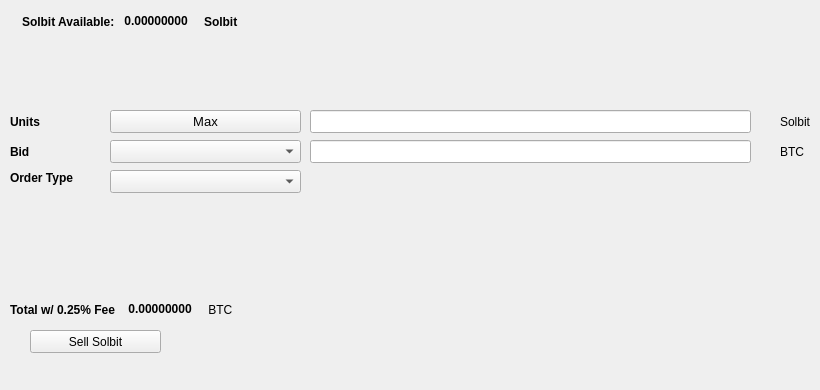
   <widget class="QWidget" name="SellTab">
    <attribute name="title">
     <string>Sell</string>
    </attribute>
    <widget class="QLabel" name="label_16">
     <property name="geometry">
      <rect>
       <x>780</x>
       <y>140</y>
       <width>31</width>
       <height>23</height>
      </rect>
     </property>
     <property name="text">
      <string>BTC</string>
     </property>
    </widget>
    <widget class="QComboBox" name="SellBidcomboBox">
     <property name="geometry">
      <rect>
       <x>110</x>
       <y>140</y>
       <width>191</width>
       <height>23</height>
      </rect>
     </property>
     <property name="font">
      <font>
       <pointsize>10</pointsize>
      </font>
     </property>
    </widget>
    <widget class="QLabel" name="label_18">
     <property name="geometry">
      <rect>
       <x>10</x>
       <y>110</y>
       <width>46</width>
       <height>23</height>
      </rect>
     </property>
     <property name="font">
      <font>
       <weight>75</weight>
       <bold>true</bold>
      </font>
     </property>
     <property name="text">
      <string>Units</string>
     </property>
    </widget>
    <widget class="QPushButton" name="Sell_Max_Amount">
     <property name="geometry">
      <rect>
       <x>110</x>
       <y>110</y>
       <width>191</width>
       <height>23</height>
      </rect>
     </property>
     <property name="font">
      <font>
       <pointsize>10</pointsize>
      </font>
     </property>
     <property name="text">
      <string>Max</string>
     </property>
    </widget>
    <widget class="QLabel" name="label_20">
     <property name="geometry">
      <rect>
       <x>10</x>
       <y>170</y>
       <width>91</width>
       <height>16</height>
      </rect>
     </property>
     <property name="font">
      <font>
       <weight>75</weight>
       <bold>true</bold>
      </font>
     </property>
     <property name="text">
      <string>Order Type</string>
     </property>
    </widget>
    <widget class="QComboBox" name="SellOrdertypeCombo">
     <property name="geometry">
      <rect>
       <x>110</x>
       <y>170</y>
       <width>191</width>
       <height>23</height>
      </rect>
     </property>
     <property name="font">
      <font>
       <pointsize>10</pointsize>
      </font>
     </property>
    </widget>
    <widget class="QLabel" name="label_21">
     <property name="geometry">
      <rect>
       <x>10</x>
       <y>140</y>
       <width>46</width>
       <height>23</height>
      </rect>
     </property>
     <property name="font">
      <font>
       <weight>75</weight>
       <bold>true</bold>
      </font>
     </property>
     <property name="text">
      <string>Bid</string>
     </property>
    </widget>
    <widget class="QLabel" name="label_22">
     <property name="geometry">
      <rect>
       <x>780</x>
       <y>110</y>
       <width>31</width>
       <height>23</height>
      </rect>
     </property>
     <property name="text">
      <string>Solbit</string>
     </property>
    </widget>
    <widget class="QLineEdit" name="UnitsInputSolbit">
     <property name="geometry">
      <rect>
       <x>310</x>
       <y>110</y>
       <width>441</width>
       <height>23</height>
      </rect>
     </property>
     <property name="font">
      <font>
       <pointsize>9</pointsize>
       <weight>75</weight>
       <bold>true</bold>
      </font>
     </property>
    </widget>
    <widget class="QLineEdit" name="SellBidPriceEdit">
     <property name="geometry">
      <rect>
       <x>310</x>
       <y>140</y>
       <width>441</width>
       <height>23</height>
      </rect>
     </property>
     <property name="font">
      <font>
       <pointsize>9</pointsize>
       <weight>75</weight>
       <bold>true</bold>
      </font>
     </property>
    </widget>
    <widget class="QPushButton" name="SellSolbitBTN">
     <property name="geometry">
      <rect>
       <x>30</x>
       <y>330</y>
       <width>131</width>
       <height>23</height>
      </rect>
     </property>
     <property name="text">
      <string>Sell Solbit</string>
     </property>
     <property name="icon">
      <iconset resource="../solbit">
       <normaloff>:/icons/bitcoin</normaloff>:/icons/bitcoin</iconset>
     </property>
    </widget>
    <widget class="QWidget" name="layoutWidget3">
     <property name="geometry">
      <rect>
       <x>22</x>
       <y>12</y>
       <width>258</width>
       <height>19</height>
      </rect>
     </property>
     <layout class="QHBoxLayout" name="horizontalLayout">
      <item>
       <widget class="QLabel" name="label232_2">
        <property name="font">
         <font>
          <weight>75</weight>
          <bold>true</bold>
         </font>
        </property>
        <property name="text">
         <string>Solbit Available:</string>
        </property>
       </widget>
      </item>
      <item>
       <widget class="QLabel" name="SolbitAvailableLabel">
        <property name="palette">
         <palette>
          <active>
           <colorrole role="WindowText">
            <brush brushstyle="SolidPattern">
             <color alpha="255">
              <red>0</red>
              <green>0</green>
              <blue>0</blue>
             </color>
            </brush>
           </colorrole>
           <colorrole role="Button">
            <brush brushstyle="SolidPattern">
             <color alpha="255">
              <red>0</red>
              <green>170</green>
              <blue>0</blue>
             </color>
            </brush>
           </colorrole>
           <colorrole role="Light">
            <brush brushstyle="SolidPattern">
             <color alpha="255">
              <red>0</red>
              <green>255</green>
              <blue>0</blue>
             </color>
            </brush>
           </colorrole>
           <colorrole role="Midlight">
            <brush brushstyle="SolidPattern">
             <color alpha="255">
              <red>0</red>
              <green>212</green>
              <blue>0</blue>
             </color>
            </brush>
           </colorrole>
           <colorrole role="Dark">
            <brush brushstyle="SolidPattern">
             <color alpha="255">
              <red>0</red>
              <green>85</green>
              <blue>0</blue>
             </color>
            </brush>
           </colorrole>
           <colorrole role="Mid">
            <brush brushstyle="SolidPattern">
             <color alpha="255">
              <red>0</red>
              <green>113</green>
              <blue>0</blue>
             </color>
            </brush>
           </colorrole>
           <colorrole role="Text">
            <brush brushstyle="SolidPattern">
             <color alpha="255">
              <red>0</red>
              <green>170</green>
              <blue>0</blue>
             </color>
            </brush>
           </colorrole>
           <colorrole role="BrightText">
            <brush brushstyle="SolidPattern">
             <color alpha="255">
              <red>255</red>
              <green>255</green>
              <blue>255</blue>
             </color>
            </brush>
           </colorrole>
           <colorrole role="ButtonText">
            <brush brushstyle="SolidPattern">
             <color alpha="255">
              <red>0</red>
              <green>0</green>
              <blue>0</blue>
             </color>
            </brush>
           </colorrole>
           <colorrole role="Base">
            <brush brushstyle="SolidPattern">
             <color alpha="255">
              <red>255</red>
              <green>255</green>
              <blue>255</blue>
             </color>
            </brush>
           </colorrole>
           <colorrole role="Window">
            <brush brushstyle="SolidPattern">
             <color alpha="255">
              <red>0</red>
              <green>170</green>
              <blue>0</blue>
             </color>
            </brush>
           </colorrole>
           <colorrole role="Shadow">
            <brush brushstyle="SolidPattern">
             <color alpha="255">
              <red>0</red>
              <green>0</green>
              <blue>0</blue>
             </color>
            </brush>
           </colorrole>
           <colorrole role="AlternateBase">
            <brush brushstyle="SolidPattern">
             <color alpha="255">
              <red>127</red>
              <green>212</green>
              <blue>127</blue>
             </color>
            </brush>
           </colorrole>
           <colorrole role="ToolTipBase">
            <brush brushstyle="SolidPattern">
             <color alpha="255">
              <red>255</red>
              <green>255</green>
              <blue>220</blue>
             </color>
            </brush>
           </colorrole>
           <colorrole role="ToolTipText">
            <brush brushstyle="SolidPattern">
             <color alpha="255">
              <red>0</red>
              <green>0</green>
              <blue>0</blue>
             </color>
            </brush>
           </colorrole>
          </active>
          <inactive>
           <colorrole role="WindowText">
            <brush brushstyle="SolidPattern">
             <color alpha="255">
              <red>0</red>
              <green>0</green>
              <blue>0</blue>
             </color>
            </brush>
           </colorrole>
           <colorrole role="Button">
            <brush brushstyle="SolidPattern">
             <color alpha="255">
              <red>0</red>
              <green>170</green>
              <blue>0</blue>
             </color>
            </brush>
           </colorrole>
           <colorrole role="Light">
            <brush brushstyle="SolidPattern">
             <color alpha="255">
              <red>0</red>
              <green>255</green>
              <blue>0</blue>
             </color>
            </brush>
           </colorrole>
           <colorrole role="Midlight">
            <brush brushstyle="SolidPattern">
             <color alpha="255">
              <red>0</red>
              <green>212</green>
              <blue>0</blue>
             </color>
            </brush>
           </colorrole>
           <colorrole role="Dark">
            <brush brushstyle="SolidPattern">
             <color alpha="255">
              <red>0</red>
              <green>85</green>
              <blue>0</blue>
             </color>
            </brush>
           </colorrole>
           <colorrole role="Mid">
            <brush brushstyle="SolidPattern">
             <color alpha="255">
              <red>0</red>
              <green>113</green>
              <blue>0</blue>
             </color>
            </brush>
           </colorrole>
           <colorrole role="Text">
            <brush brushstyle="SolidPattern">
             <color alpha="255">
              <red>0</red>
              <green>170</green>
              <blue>0</blue>
             </color>
            </brush>
           </colorrole>
           <colorrole role="BrightText">
            <brush brushstyle="SolidPattern">
             <color alpha="255">
              <red>255</red>
              <green>255</green>
              <blue>255</blue>
             </color>
            </brush>
           </colorrole>
           <colorrole role="ButtonText">
            <brush brushstyle="SolidPattern">
             <color alpha="255">
              <red>0</red>
              <green>0</green>
              <blue>0</blue>
             </color>
            </brush>
           </colorrole>
           <colorrole role="Base">
            <brush brushstyle="SolidPattern">
             <color alpha="255">
              <red>255</red>
              <green>255</green>
              <blue>255</blue>
             </color>
            </brush>
           </colorrole>
           <colorrole role="Window">
            <brush brushstyle="SolidPattern">
             <color alpha="255">
              <red>0</red>
              <green>170</green>
              <blue>0</blue>
             </color>
            </brush>
           </colorrole>
           <colorrole role="Shadow">
            <brush brushstyle="SolidPattern">
             <color alpha="255">
              <red>0</red>
              <green>0</green>
              <blue>0</blue>
             </color>
            </brush>
           </colorrole>
           <colorrole role="AlternateBase">
            <brush brushstyle="SolidPattern">
             <color alpha="255">
              <red>127</red>
              <green>212</green>
              <blue>127</blue>
             </color>
            </brush>
           </colorrole>
           <colorrole role="ToolTipBase">
            <brush brushstyle="SolidPattern">
             <color alpha="255">
              <red>255</red>
              <green>255</green>
              <blue>220</blue>
             </color>
            </brush>
           </colorrole>
           <colorrole role="ToolTipText">
            <brush brushstyle="SolidPattern">
             <color alpha="255">
              <red>0</red>
              <green>0</green>
              <blue>0</blue>
             </color>
            </brush>
           </colorrole>
          </inactive>
          <disabled>
           <colorrole role="WindowText">
            <brush brushstyle="SolidPattern">
             <color alpha="255">
              <red>0</red>
              <green>85</green>
              <blue>0</blue>
             </color>
            </brush>
           </colorrole>
           <colorrole role="Button">
            <brush brushstyle="SolidPattern">
             <color alpha="255">
              <red>0</red>
              <green>170</green>
              <blue>0</blue>
             </color>
            </brush>
           </colorrole>
           <colorrole role="Light">
            <brush brushstyle="SolidPattern">
             <color alpha="255">
              <red>0</red>
              <green>255</green>
              <blue>0</blue>
             </color>
            </brush>
           </colorrole>
           <colorrole role="Midlight">
            <brush brushstyle="SolidPattern">
             <color alpha="255">
              <red>0</red>
              <green>212</green>
              <blue>0</blue>
             </color>
            </brush>
           </colorrole>
           <colorrole role="Dark">
            <brush brushstyle="SolidPattern">
             <color alpha="255">
              <red>0</red>
              <green>85</green>
              <blue>0</blue>
             </color>
            </brush>
           </colorrole>
           <colorrole role="Mid">
            <brush brushstyle="SolidPattern">
             <color alpha="255">
              <red>0</red>
              <green>113</green>
              <blue>0</blue>
             </color>
            </brush>
           </colorrole>
           <colorrole role="Text">
            <brush brushstyle="SolidPattern">
             <color alpha="255">
              <red>0</red>
              <green>85</green>
              <blue>0</blue>
             </color>
            </brush>
           </colorrole>
           <colorrole role="BrightText">
            <brush brushstyle="SolidPattern">
             <color alpha="255">
              <red>255</red>
              <green>255</green>
              <blue>255</blue>
             </color>
            </brush>
           </colorrole>
           <colorrole role="ButtonText">
            <brush brushstyle="SolidPattern">
             <color alpha="255">
              <red>0</red>
              <green>85</green>
              <blue>0</blue>
             </color>
            </brush>
           </colorrole>
           <colorrole role="Base">
            <brush brushstyle="SolidPattern">
             <color alpha="255">
              <red>0</red>
              <green>170</green>
              <blue>0</blue>
             </color>
            </brush>
           </colorrole>
           <colorrole role="Window">
            <brush brushstyle="SolidPattern">
             <color alpha="255">
              <red>0</red>
              <green>170</green>
              <blue>0</blue>
             </color>
            </brush>
           </colorrole>
           <colorrole role="Shadow">
            <brush brushstyle="SolidPattern">
             <color alpha="255">
              <red>0</red>
              <green>0</green>
              <blue>0</blue>
             </color>
            </brush>
           </colorrole>
           <colorrole role="AlternateBase">
            <brush brushstyle="SolidPattern">
             <color alpha="255">
              <red>0</red>
              <green>170</green>
              <blue>0</blue>
             </color>
            </brush>
           </colorrole>
           <colorrole role="ToolTipBase">
            <brush brushstyle="SolidPattern">
             <color alpha="255">
              <red>255</red>
              <green>255</green>
              <blue>220</blue>
             </color>
            </brush>
           </colorrole>
           <colorrole role="ToolTipText">
            <brush brushstyle="SolidPattern">
             <color alpha="255">
              <red>0</red>
              <green>0</green>
              <blue>0</blue>
             </color>
            </brush>
           </colorrole>
          </disabled>
         </palette>
        </property>
        <property name="font">
         <font>
          <weight>75</weight>
          <bold>true</bold>
         </font>
        </property>
        <property name="text">
         <string> 0.00000000 </string>
        </property>
        <property name="textInteractionFlags">
         <set>Qt::LinksAccessibleByMouse|Qt::TextSelectableByKeyboard|Qt::TextSelectableByMouse</set>
        </property>
       </widget>
      </item>
      <item>
       <widget class="QLabel" name="labelSolbit">
        <property name="font">
         <font>
          <weight>75</weight>
          <bold>true</bold>
         </font>
        </property>
        <property name="text">
         <string>Solbit</string>
        </property>
       </widget>
      </item>
     </layout>
    </widget>
    <widget class="QWidget" name="layoutWidget">
     <property name="geometry">
      <rect>
       <x>10</x>
       <y>300</y>
       <width>268</width>
       <height>19</height>
      </rect>
     </property>
     <layout class="QHBoxLayout" name="horizontalLayout_2">
      <item>
       <widget class="QLabel" name="label_19">
        <property name="font">
         <font>
          <weight>75</weight>
          <bold>true</bold>
         </font>
        </property>
        <property name="text">
         <string>Total w/ 0.25% Fee </string>
        </property>
       </widget>
      </item>
      <item>
       <widget class="QLabel" name="SellCostLabel">
        <property name="palette">
         <palette>
          <active>
           <colorrole role="WindowText">
            <brush brushstyle="SolidPattern">
             <color alpha="255">
              <red>0</red>
              <green>0</green>
              <blue>0</blue>
             </color>
            </brush>
           </colorrole>
           <colorrole role="Button">
            <brush brushstyle="SolidPattern">
             <color alpha="255">
              <red>0</red>
              <green>170</green>
              <blue>0</blue>
             </color>
            </brush>
           </colorrole>
           <colorrole role="Light">
            <brush brushstyle="SolidPattern">
             <color alpha="255">
              <red>0</red>
              <green>255</green>
              <blue>0</blue>
             </color>
            </brush>
           </colorrole>
           <colorrole role="Midlight">
            <brush brushstyle="SolidPattern">
             <color alpha="255">
              <red>0</red>
              <green>212</green>
              <blue>0</blue>
             </color>
            </brush>
           </colorrole>
           <colorrole role="Dark">
            <brush brushstyle="SolidPattern">
             <color alpha="255">
              <red>0</red>
              <green>85</green>
              <blue>0</blue>
             </color>
            </brush>
           </colorrole>
           <colorrole role="Mid">
            <brush brushstyle="SolidPattern">
             <color alpha="255">
              <red>0</red>
              <green>113</green>
              <blue>0</blue>
             </color>
            </brush>
           </colorrole>
           <colorrole role="Text">
            <brush brushstyle="SolidPattern">
             <color alpha="255">
              <red>0</red>
              <green>170</green>
              <blue>0</blue>
             </color>
            </brush>
           </colorrole>
           <colorrole role="BrightText">
            <brush brushstyle="SolidPattern">
             <color alpha="255">
              <red>255</red>
              <green>255</green>
              <blue>255</blue>
             </color>
            </brush>
           </colorrole>
           <colorrole role="ButtonText">
            <brush brushstyle="SolidPattern">
             <color alpha="255">
              <red>0</red>
              <green>0</green>
              <blue>0</blue>
             </color>
            </brush>
           </colorrole>
           <colorrole role="Base">
            <brush brushstyle="SolidPattern">
             <color alpha="255">
              <red>255</red>
              <green>255</green>
              <blue>255</blue>
             </color>
            </brush>
           </colorrole>
           <colorrole role="Window">
            <brush brushstyle="SolidPattern">
             <color alpha="255">
              <red>0</red>
              <green>170</green>
              <blue>0</blue>
             </color>
            </brush>
           </colorrole>
           <colorrole role="Shadow">
            <brush brushstyle="SolidPattern">
             <color alpha="255">
              <red>0</red>
              <green>0</green>
              <blue>0</blue>
             </color>
            </brush>
           </colorrole>
           <colorrole role="AlternateBase">
            <brush brushstyle="SolidPattern">
             <color alpha="255">
              <red>127</red>
              <green>212</green>
              <blue>127</blue>
             </color>
            </brush>
           </colorrole>
           <colorrole role="ToolTipBase">
            <brush brushstyle="SolidPattern">
             <color alpha="255">
              <red>255</red>
              <green>255</green>
              <blue>220</blue>
             </color>
            </brush>
           </colorrole>
           <colorrole role="ToolTipText">
            <brush brushstyle="SolidPattern">
             <color alpha="255">
              <red>0</red>
              <green>0</green>
              <blue>0</blue>
             </color>
            </brush>
           </colorrole>
          </active>
          <inactive>
           <colorrole role="WindowText">
            <brush brushstyle="SolidPattern">
             <color alpha="255">
              <red>0</red>
              <green>0</green>
              <blue>0</blue>
             </color>
            </brush>
           </colorrole>
           <colorrole role="Button">
            <brush brushstyle="SolidPattern">
             <color alpha="255">
              <red>0</red>
              <green>170</green>
              <blue>0</blue>
             </color>
            </brush>
           </colorrole>
           <colorrole role="Light">
            <brush brushstyle="SolidPattern">
             <color alpha="255">
              <red>0</red>
              <green>255</green>
              <blue>0</blue>
             </color>
            </brush>
           </colorrole>
           <colorrole role="Midlight">
            <brush brushstyle="SolidPattern">
             <color alpha="255">
              <red>0</red>
              <green>212</green>
              <blue>0</blue>
             </color>
            </brush>
           </colorrole>
           <colorrole role="Dark">
            <brush brushstyle="SolidPattern">
             <color alpha="255">
              <red>0</red>
              <green>85</green>
              <blue>0</blue>
             </color>
            </brush>
           </colorrole>
           <colorrole role="Mid">
            <brush brushstyle="SolidPattern">
             <color alpha="255">
              <red>0</red>
              <green>113</green>
              <blue>0</blue>
             </color>
            </brush>
           </colorrole>
           <colorrole role="Text">
            <brush brushstyle="SolidPattern">
             <color alpha="255">
              <red>0</red>
              <green>170</green>
              <blue>0</blue>
             </color>
            </brush>
           </colorrole>
           <colorrole role="BrightText">
            <brush brushstyle="SolidPattern">
             <color alpha="255">
              <red>255</red>
              <green>255</green>
              <blue>255</blue>
             </color>
            </brush>
           </colorrole>
           <colorrole role="ButtonText">
            <brush brushstyle="SolidPattern">
             <color alpha="255">
              <red>0</red>
              <green>0</green>
              <blue>0</blue>
             </color>
            </brush>
           </colorrole>
           <colorrole role="Base">
            <brush brushstyle="SolidPattern">
             <color alpha="255">
              <red>255</red>
              <green>255</green>
              <blue>255</blue>
             </color>
            </brush>
           </colorrole>
           <colorrole role="Window">
            <brush brushstyle="SolidPattern">
             <color alpha="255">
              <red>0</red>
              <green>170</green>
              <blue>0</blue>
             </color>
            </brush>
           </colorrole>
           <colorrole role="Shadow">
            <brush brushstyle="SolidPattern">
             <color alpha="255">
              <red>0</red>
              <green>0</green>
              <blue>0</blue>
             </color>
            </brush>
           </colorrole>
           <colorrole role="AlternateBase">
            <brush brushstyle="SolidPattern">
             <color alpha="255">
              <red>127</red>
              <green>212</green>
              <blue>127</blue>
             </color>
            </brush>
           </colorrole>
           <colorrole role="ToolTipBase">
            <brush brushstyle="SolidPattern">
             <color alpha="255">
              <red>255</red>
              <green>255</green>
              <blue>220</blue>
             </color>
            </brush>
           </colorrole>
           <colorrole role="ToolTipText">
            <brush brushstyle="SolidPattern">
             <color alpha="255">
              <red>0</red>
              <green>0</green>
              <blue>0</blue>
             </color>
            </brush>
           </colorrole>
          </inactive>
          <disabled>
           <colorrole role="WindowText">
            <brush brushstyle="SolidPattern">
             <color alpha="255">
              <red>0</red>
              <green>85</green>
              <blue>0</blue>
             </color>
            </brush>
           </colorrole>
           <colorrole role="Button">
            <brush brushstyle="SolidPattern">
             <color alpha="255">
              <red>0</red>
              <green>170</green>
              <blue>0</blue>
             </color>
            </brush>
           </colorrole>
           <colorrole role="Light">
            <brush brushstyle="SolidPattern">
             <color alpha="255">
              <red>0</red>
              <green>255</green>
              <blue>0</blue>
             </color>
            </brush>
           </colorrole>
           <colorrole role="Midlight">
            <brush brushstyle="SolidPattern">
             <color alpha="255">
              <red>0</red>
              <green>212</green>
              <blue>0</blue>
             </color>
            </brush>
           </colorrole>
           <colorrole role="Dark">
            <brush brushstyle="SolidPattern">
             <color alpha="255">
              <red>0</red>
              <green>85</green>
              <blue>0</blue>
             </color>
            </brush>
           </colorrole>
           <colorrole role="Mid">
            <brush brushstyle="SolidPattern">
             <color alpha="255">
              <red>0</red>
              <green>113</green>
              <blue>0</blue>
             </color>
            </brush>
           </colorrole>
           <colorrole role="Text">
            <brush brushstyle="SolidPattern">
             <color alpha="255">
              <red>0</red>
              <green>85</green>
              <blue>0</blue>
             </color>
            </brush>
           </colorrole>
           <colorrole role="BrightText">
            <brush brushstyle="SolidPattern">
             <color alpha="255">
              <red>255</red>
              <green>255</green>
              <blue>255</blue>
             </color>
            </brush>
           </colorrole>
           <colorrole role="ButtonText">
            <brush brushstyle="SolidPattern">
             <color alpha="255">
              <red>0</red>
              <green>85</green>
              <blue>0</blue>
             </color>
            </brush>
           </colorrole>
           <colorrole role="Base">
            <brush brushstyle="SolidPattern">
             <color alpha="255">
              <red>0</red>
              <green>170</green>
              <blue>0</blue>
             </color>
            </brush>
           </colorrole>
           <colorrole role="Window">
            <brush brushstyle="SolidPattern">
             <color alpha="255">
              <red>0</red>
              <green>170</green>
              <blue>0</blue>
             </color>
            </brush>
           </colorrole>
           <colorrole role="Shadow">
            <brush brushstyle="SolidPattern">
             <color alpha="255">
              <red>0</red>
              <green>0</green>
              <blue>0</blue>
             </color>
            </brush>
           </colorrole>
           <colorrole role="AlternateBase">
            <brush brushstyle="SolidPattern">
             <color alpha="255">
              <red>0</red>
              <green>170</green>
              <blue>0</blue>
             </color>
            </brush>
           </colorrole>
           <colorrole role="ToolTipBase">
            <brush brushstyle="SolidPattern">
             <color alpha="255">
              <red>255</red>
              <green>255</green>
              <blue>220</blue>
             </color>
            </brush>
           </colorrole>
           <colorrole role="ToolTipText">
            <brush brushstyle="SolidPattern">
             <color alpha="255">
              <red>0</red>
              <green>0</green>
              <blue>0</blue>
             </color>
            </brush>
           </colorrole>
          </disabled>
         </palette>
        </property>
        <property name="font">
         <font>
          <weight>75</weight>
          <bold>true</bold>
         </font>
        </property>
        <property name="autoFillBackground">
         <bool>false</bool>
        </property>
        <property name="text">
         <string> 0.00000000</string>
        </property>
        <property name="textInteractionFlags">
         <set>Qt::LinksAccessibleByMouse|Qt::TextSelectableByMouse</set>
        </property>
       </widget>
      </item>
      <item>
       <widget class="QLabel" name="label_17">
        <property name="font">
         <font>
          <weight>50</weight>
          <bold>false</bold>
         </font>
        </property>
        <property name="text">
         <string> BTC</string>
        </property>
       </widget>
      </item>
     </layout>
    </widget>
    <widget class="QLabel" name="label_23">
     <property name="geometry">
      <rect>
       <x>460</x>
       <y>300</y>
       <width>281</width>
       <height>81</height>
      </rect>
     </property>
     <property name="text">
      <string/>
     </property>
     <property name="pixmap">
      <pixmap>:/images/bittrex</pixmap>
     </property>
    </widget>
   </widget>
